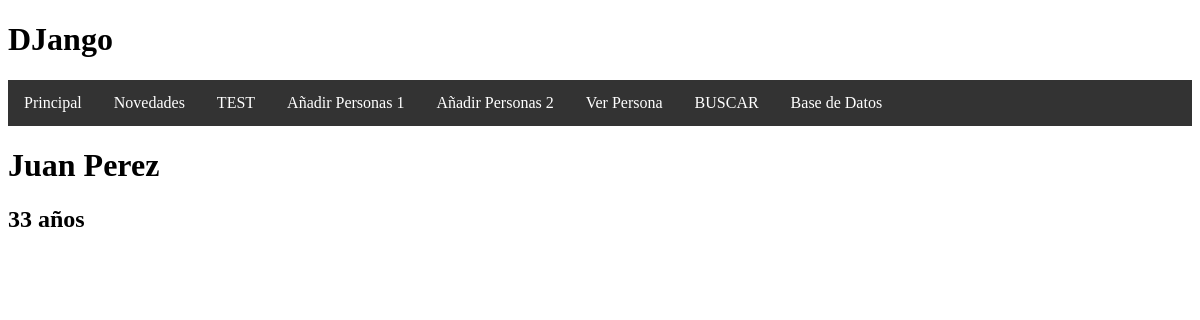
Screenshot of /showPersona/1/ with the database file from the repository.
### personas/models.py (models this page shows)
class Persona(models.Model):
    nombres = models.CharField(max_length=100)
    apellidos = models.CharField(max_length=100)
    edad = models.IntegerField()
    donador = models.BooleanField()

### personas/views.py (the view)
# urls.py: path('showPersona/<int:myID>/', personasShowObject, name="ver persona"), #recibe el parametro ID
def personasShowObject(request, myID): #recibe el iD
    obj = get_object_or_404(Persona, id=myID)   #Linea que muestra un error contrlado si no eencuentra el id
    context = {
        'objeto':obj,
    }
    return render(request, "descripcion.html", context)

### personas/templates/descripcion.html
{% extends 'base.html' %}
{% block content %}
<h1>{{ objeto.nombres }} {{ objeto.apellidos }}</h1>
<h2>{{ objeto.edad }} años </h2>
{% endblock %}

### rows the page displays
Persona: nombres "Juan", apellidos "Perez", edad "33"
